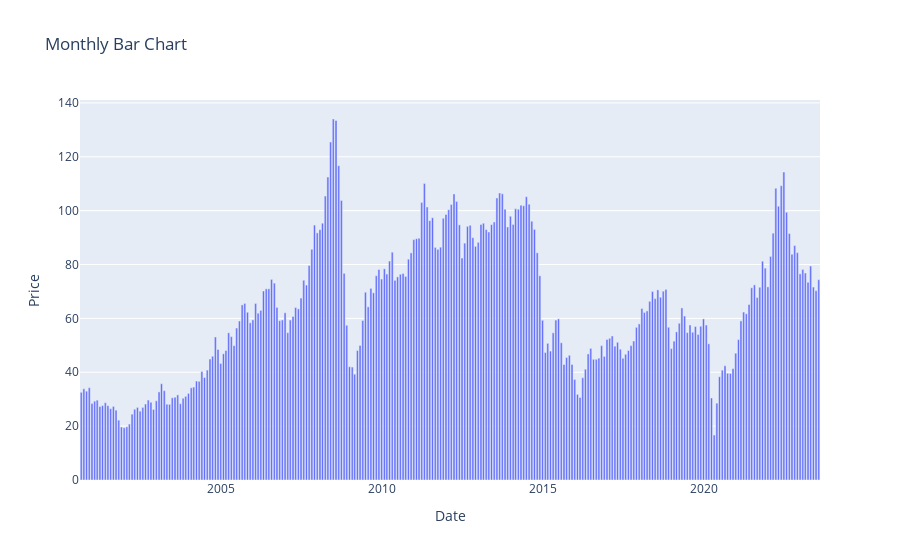

Notebook code for this chart:
### Code cell
# Convert the Date column to a datetime object
df['Date'] = pd.to_datetime(df['Date'])

# Group the data by month and calculate the mean price for each month
monthly_data = df.groupby(pd.Grouper(key='Date', freq='M')).mean().reset_index()

# Create the interactive bar chart
fig = px.bar(monthly_data, x='Date', y='Price', title='Monthly Bar Chart')

# Show the plot
fig.show()

### Figure 1 — Plotly figure (JSON) as saved in the notebook; plotly's stock layout.template omitted (floating-point values rounded to 4 significant figures; data arrays with more than 128 entries replaced by an {"elided": "..."} marker saying what was removed)
{"data": [{"alignmentgroup": "True", "hovertemplate": "Date=%{x}<br>Price=%{y}<extra></extra>", "legendgroup": "", "marker": {"color": "#636efa", "pattern": {"shape": ""}}, "name": "", "offsetgroup": "", "orientation": "v", "showlegend": false, "textposition": "auto", "type": "bar", "x": {"elided": "276 str values"}, "xaxis": "x", "y": {"elided": "276 float values"}, "yaxis": "y"}], "layout": {"barmode": "relative", "legend": {"tracegroupgap": 0}, "title": {"text": "Monthly Bar Chart"}, "xaxis": {"anchor": "y", "domain": [0, 1], "title": {"text": "Date"}}, "yaxis": {"anchor": "x", "domain": [0, 1], "title": {"text": "Price"}}}}
